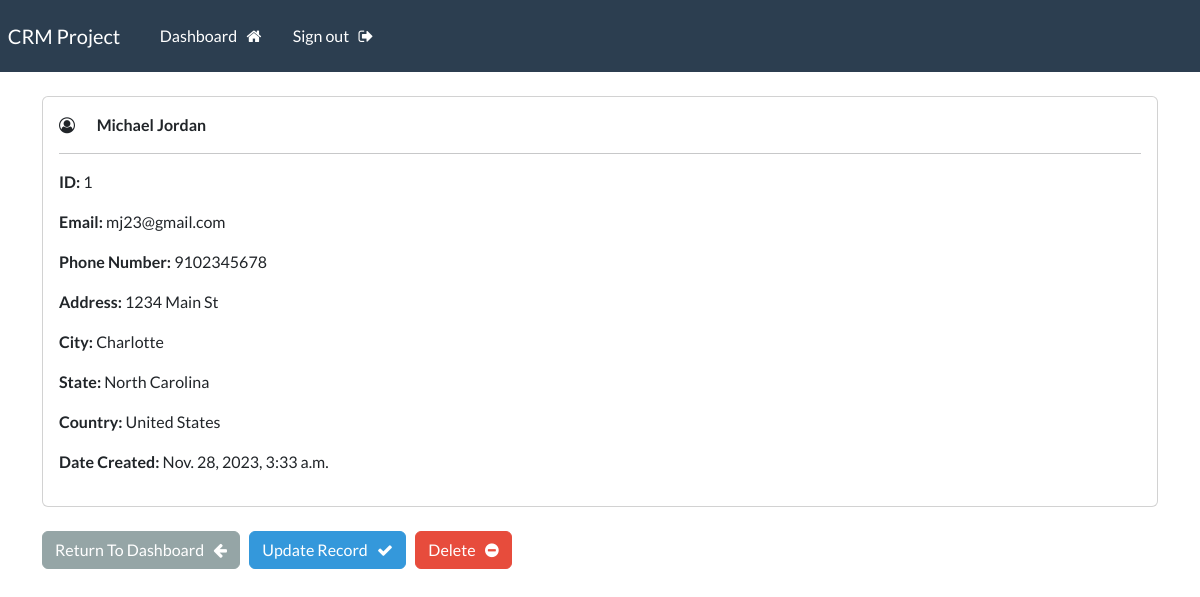
The page /record/1 (signed in) on the database its author committed.
### webapp/models.py (models this page shows, shortened)
class Record(models.Model):
    creation_date = models.DateTimeField(auto_now_add=True)
    first_name = models.CharField(max_length=100)
    last_name = models.CharField(max_length=100)
    email = models.CharField(max_length=255)
    phone = models.CharField(max_length=20)
    address = models.CharField(max_length=300)
    city = models.CharField(max_length=255)
    state = models.CharField(max_length=200)
    country = models.CharField(max_length=125)

### webapp/views.py (the view)
# urls.py: path('record/<int:pk>', views.single_record, name="record"),
@login_required(login_url='my-login')
def single_record(request, pk):
    all_records = Record.objects.get(id=pk)
    context = {'record':all_records}
    return render(request, 'webapp/view-record.html', context=context)

### webapp/templates/webapp/view-record.html (shortened to what this page needs)
{% extends 'webapp/base.html' %}
{% block content %}
    <div class="card">
        <div class="card-body">
            <i class="fa fa-user-circle-o" aria-hidden="true"></i> &nbsp;
            <strong>
                {{ record.first_name }}
                {{ record.last_name }}
            </strong>
            <hr>
            <p><strong> ID: </strong>{{record.id}}</p>
            <p><strong> Email: </strong>{{record.email}}</p>
            <p><strong> Phone Number: </strong>{{record.phone}}</p>
            <p><strong> Address: </strong>{{record.address}}</p>
            <p><strong> City: </strong>{{record.city}}</p>
            <p><strong> State: </strong>{{record.state}}</p>
            <p><strong> Country: </strong>{{record.country}}</p>
            <p><strong> Date Created: </strong>{{record.creation_date}}</p>
        </div>
    </div>
    <br>
    <a href="{% url 'dashboard' %}" class="btn btn-secondary"> Return To Dashboard &nbsp; <i class="fa fa-arrow-left" aria-hidden="true"></i> </a>
    <a href="{% url 'update-record' record.id %}" class="btn btn-info"> Update Record &nbsp; <i class="fa fa-check" aria-hidden="true"></i> </a>
    <a href="{% url 'delete-record' record.id %}" class="btn btn-danger"> Delete &nbsp; <i class="fa fa-minus-circle" aria-hidden="true"></i> </a>
{% endblock %}

### rows shown on the page
Record: first_name "Michael", last_name "Jordan", id "1", email "mj23@gmail.com", phone "9102345678", address "1234 Main St", city "Charlotte", state "North Carolina", country "United States", creation_date "Nov. 28, 2023, 3:33 a.m."
